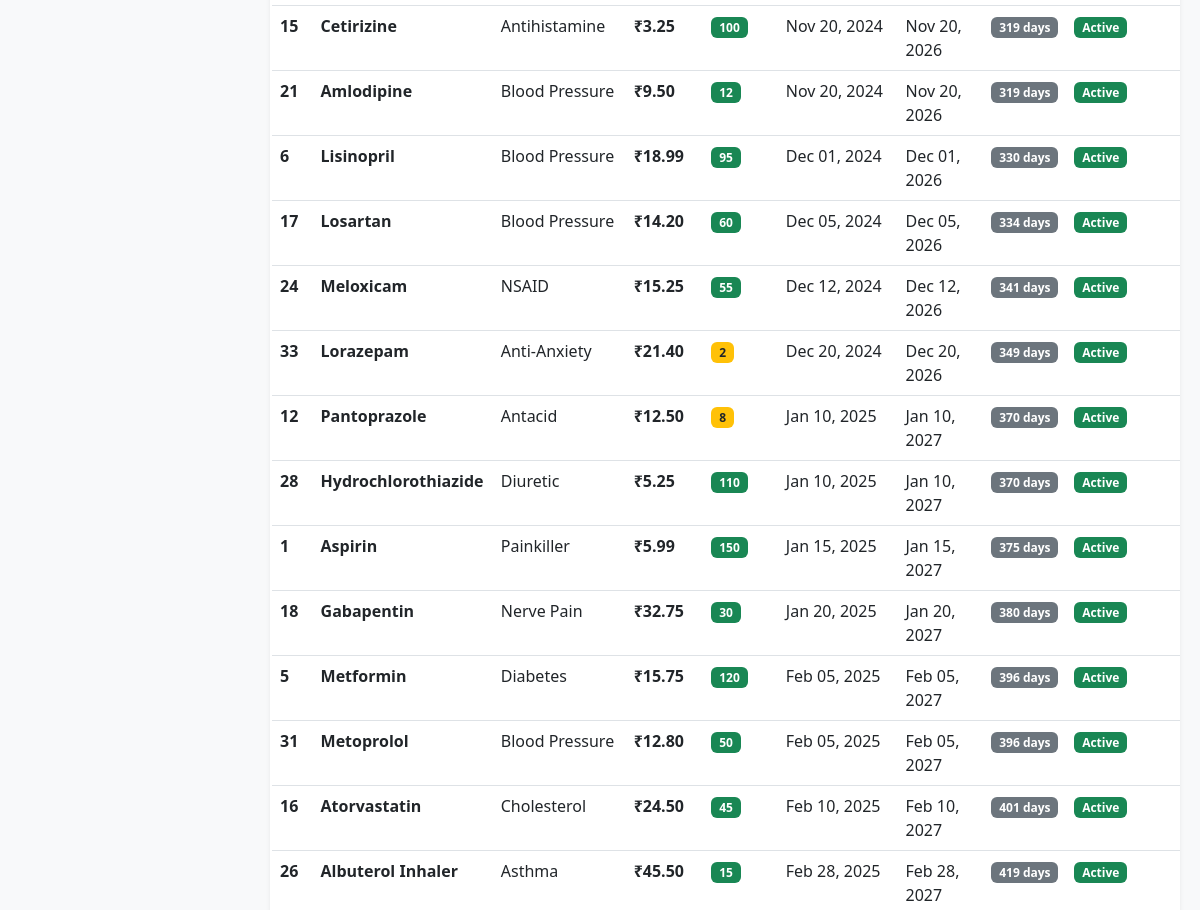
/medicines/ (signed in, middle part), run on an earlier commit of the app's database.
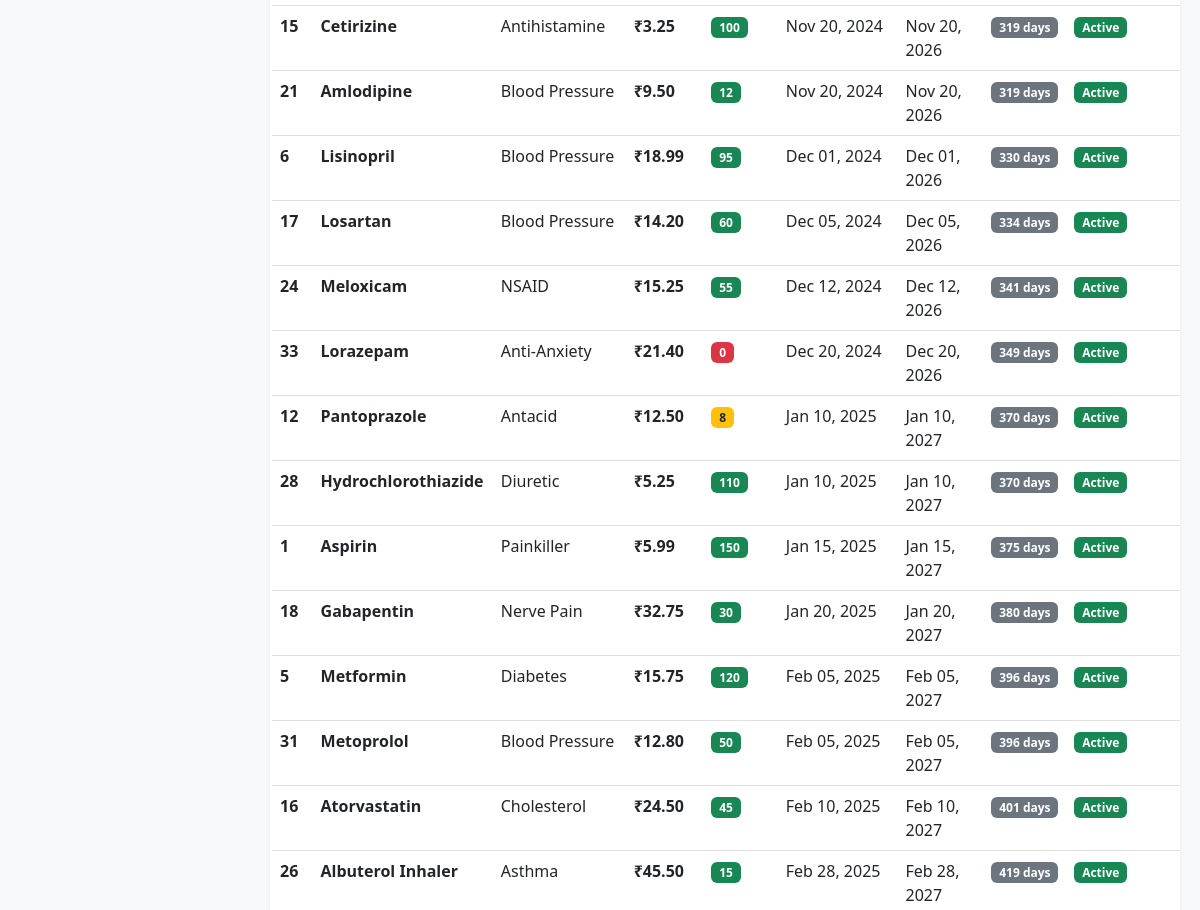
And on a later commit of the database.
### inventory/models.py (models this page shows, shortened)
class Medicine(models.Model):
    name = models.CharField(max_length=200)
    category = models.CharField(max_length=100)
    price = models.DecimalField(max_digits=10, decimal_places=2)
    stock_quantity = models.IntegerField()
    manufacture_date = models.DateField()
    expiry_date = models.DateField()
    class Meta:
        verbose_name_plural = "Medicines"

### inventory/views.py (the view)
# urls.py: path('medicines/', views.MedicineListView.as_view(), name='medicine_list'),
class MedicineListView(LoginRequiredMixin, ListView):
    model = Medicine
    template_name = 'inventory/medicine_list.html'
    context_object_name = 'medicines'
    paginate_by = 50
    ordering = ['expiry_date']  # Order by expiry date to show expiring items first
    def get_queryset(self):
        queryset = super().get_queryset()
        from datetime import timedelta
        for medicine in queryset:
            delta = medicine.expiry_date - date.today()
            medicine.days_until_expiry = delta.days
        return queryset
    def get_context_data(self, **kwargs):
        context = super().get_context_data(**kwargs)
        today = date.today()
        from datetime import timedelta
        thirty_days_later = today + timedelta(days=30)
        context['total_medicines'] = Medicine.objects.count()
        context['expired'] = Medicine.objects.filter(expiry_date__lt=today).count()
        context['expiring_soon'] = Medicine.objects.filter(
            expiry_date__gte=today,
            expiry_date__lte=thirty_days_later
        ).count()
        context['low_stock'] = Medicine.objects.filter(stock_quantity__lte=10).count()
        context['today'] = today
        return context

### inventory/templates/inventory/medicine_list.html (shortened to what the changed rows need)
{% extends 'inventory/base.html' %}
{% load static %}
{% block content %}
<div class="card">
    <div class="card-body p-0">
        {% if medicines %}
            <div class="table-responsive">
                <table class="table table-hover mb-0">
                    <tbody>
                        {% for medicine in medicines %}
                        {% if medicine.expiry_date < today %}
                            {% with row_class="expired-row" %}
                        <tr class="{{ row_class }}">
                            <td><strong>{{ medicine.id }}</strong></td>
                            <td>
                                <strong>{{ medicine.name }}</strong>
                                <br><small class="text-danger"><i class="bi bi-exclamation-triangle-fill"></i> EXPIRED</small>
                            </td>
                            <td>{{ medicine.category }}</td>
                            <td><strong>₹{{ medicine.price }}</strong></td>
                            <td>
                                {% if medicine.stock_quantity == 0 %}
                                    <span class="badge bg-danger">{{ medicine.stock_quantity }}</span>
                                {% elif medicine.stock_quantity <= 10 %}
                                    <span class="badge bg-warning text-dark">{{ medicine.stock_quantity }}</span>
                                {% else %}
                                    <span class="badge bg-success">{{ medicine.stock_quantity }}</span>
                                {% endif %}
                            </td>
                            <td>{{ medicine.manufacture_date|date:"M d, Y" }}</td>
                            <td>
                                <strong class="text-danger">{{ medicine.expiry_date|date:"M d, Y" }}</strong>
                            </td>
                            <td>
                                <span class="badge bg-danger">Expired</span>
                            </td>
                            <td>
                                <span class="badge bg-danger">EXPIRED</span>
                            </td>
                        </tr>
                            {% endwith %}
                        {% else %}
                            {% with days_diff=medicine.expiry_date|timeuntil:today %}
                            {% if medicine.days_until_expiry <= 30 %}
                        <tr class="expiring-soon">
                            <td><strong>{{ medicine.id }}</strong></td>
                            <td>
                                <strong>{{ medicine.name }}</strong>
                                <br><small class="text-warning"><i class="bi bi-exclamation-circle-fill"></i> Expiring Soon</small>
                            </td>
                            <td>{{ medicine.category }}</td>
                            <td><strong>₹{{ medicine.price }}</strong></td>
                            <td>
                                {% if medicine.stock_quantity == 0 %}
                                    <span class="badge bg-danger">{{ medicine.stock_quantity }}</span>
                                {% elif medicine.stock_quantity <= 10 %}
                                    <span class="badge bg-warning text-dark">{{ medicine.stock_quantity }}</span>
                                {% else %}
                                    <span class="badge bg-success">{{ medicine.stock_quantity }}</span>
                                {% endif %}
                            </td>
                            <td>{{ medicine.manufacture_date|date:"M d, Y" }}</td>
                            <td>
                                <strong class="text-warning">{{ medicine.expiry_date|date:"M d, Y" }}</strong>
                            </td>
                            <td>
                                <span class="badge bg-warning text-dark">{{ medicine.days_until_expiry }} days</span>
                            </td>
                            <td>
                                <span class="badge bg-warning text-dark">Expiring Soon</span>
                            </td>
                        </tr>
                            {% else %}
                        <tr>
                            <td><strong>{{ medicine.id }}</strong></td>
                            <td><strong>{{ medicine.name }}</strong></td>
                            <td>{{ medicine.category }}</td>
                            <td><strong>₹{{ medicine.price }}</strong></td>
                            <td>
                                {% if medicine.stock_quantity == 0 %}
                                    <span class="badge bg-danger">{{ medicine.stock_quantity }}</span>
                                {% elif medicine.stock_quantity <= 10 %}
                                    <span class="badge bg-warning text-dark">{{ medicine.stock_quantity }}</span>
                                {% else %}
                                    <span class="badge bg-success">{{ medicine.stock_quantity }}</span>
                                {% endif %}
                            </td>
                            <td>{{ medicine.manufacture_date|date:"M d, Y" }}</td>
                            <td>{{ medicine.expiry_date|date:"M d, Y" }}</td>
                            <td>
                                <span class="badge bg-secondary">{{ medicine.days_until_expiry }} days</span>
                            </td>
                            <td>
                                <span class="badge bg-success">Active</span>
                            </td>
                        </tr>
                            {% endif %}
                            {% endwith %}
                        {% endif %}
                        {% endfor %}
                    </tbody>
                </table>
            </div>
        {% endif %}
    </div>
</div>
{% endblock %}

What changed in the data, as far as the page shows it:
changed Medicine "Lorazepam": stock_quantity "2" → "0"
